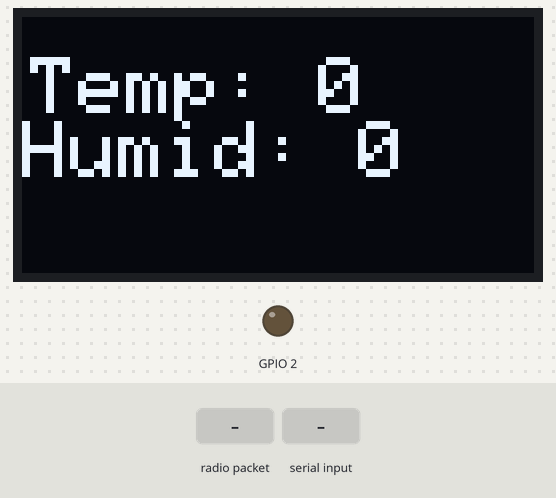
A sketch run on a simulated ESP32. Parts: 128×64 one-colour display, output pins drawn as LEDs (lit = HIGH). The inputs (shaded band) are chosen by the test bench. The display library's start-up logo is not drawn; what the sketch prints to the serial monitor is not drawn.

Above: at 7.6 s.
7.7 s: radio packet "1" arrives
9.2 s: "1\n" received over the second serial link
Timing chart, 0 to 12.2 s (numbered marks = the images above; inputs shaded):
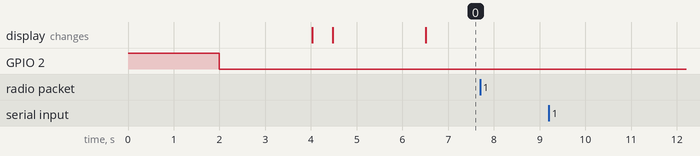

Measured:
- after the input at 7.7 s, every drawn part: stays the same
- after the input at 9.2 s, every drawn part: stays the same

The sketch:

Coordinator-ESP-copy.ino
```cpp
/*

  Coordinator ESP's Code.
  This ESP will recieve ESPNOW data from END Node ESP's and Serially trasnfers it to BLYNK ESP and vise versa.
  MAC Address of this ESP is Provided to ESD Node ESP.

    Developed by  Jay Joshi
    github.com/JayJoshi16

    Modified by Sachin Soni

    Developed for techiesms
    https://www.youtube.com/techiesms

    Modified by STM to work
    load this code onto ESPNOW board

*/

#include <esp_now.h>
#include <WiFi.h>
#include <SimpleTimer.h> //https://github.com/jfturcot/SimpleTimer
#include <ArduinoJson.h> //https://github.com/bblanchon/ArduinoJson
#include <SPI.h>
#include <Wire.h>                     // oled
#include <Adafruit_GFX.h>
#include <Adafruit_SSD1306.h>

// There must be one global SimpleTimer object.
// More SimpleTimer objects can be created and run,
// although there is little point in doing so.
SimpleTimer timer;


uint8_t broadcastAddress[] = {0xFF, 0xFF, 0xFF, 0xFF, 0xFF, 0xFF}; // Universal Broadcast address


StaticJsonDocument<256> doc_from_espnow; // JSON Doc for Receiving data from ESPNOW Devices
StaticJsonDocument<256> doc_to_espnow; // JSON Doc for Transmitting data to ESPNOW Devices

String recv_jsondata;               // recieved JSON string

int temperature = 0;
int humidity = 0;

// Hardware Serial 2
#define RXD2 16
#define TXD2 17

// OLED screen Configurations
#define SCREEN_WIDTH 128
#define SCREEN_HEIGHT 64
#define OLED_RESET -1       // Reset pin # (or -1 if sharing Arduino reset pin)
#define SCREEN_ADDRESS 0x3c ///< See datasheet for Address; 0x3D for 128x64, 0x3C for 128x32
Adafruit_SSD1306 display(SCREEN_WIDTH, SCREEN_HEIGHT, &Wire, OLED_RESET);


// ESPNOW Send Callback Function
void OnDataSent(const uint8_t *mac_addr, esp_now_send_status_t status)
{
  Serial.print("\r\nLast Packet Send Status:\t");
  Serial.println(status == ESP_NOW_SEND_SUCCESS ? "Delivery Success" : "Delivery Fail");
}

//ESPNOW Receive Callback Function
void OnDataRecv(const uint8_t * mac, const uint8_t *incomingData, int len)
{

  char* buff = (char*) incomingData;
  recv_jsondata = String(buff);
  Serial.print("Recieved from ESPNOW: "); Serial.println(recv_jsondata);
  DeserializationError error = deserializeJson(doc_from_espnow, recv_jsondata);
  if (!error) {
    Serial.print("Serilising to Serial2: ");
    Serial.println(recv_jsondata);
    temperature  = doc_from_espnow["v1"];                 // Storing Temperature Data
    humidity  = doc_from_espnow["v2"];                 // Storing Humidity Data
    serializeJson(doc_from_espnow, Serial2);            // Writing Data to Serial2
  }

  else
  {
    Serial.print(F("deserializeJson() failed: "));
    Serial.println(error.f_str());
    return;
  }

}

// Function that Displays tempreature on OLED
void displayText()
{
  display.clearDisplay();
  display.setTextSize(1);
  display.setTextColor(SSD1306_WHITE);
  display.setCursor(2, 10);
  display.print("Temperature :");
  display.println(temperature);
  display.print("Humidity :");
  display.println(humidity);
  display.display();
}

void setup() {

  //ONBOARD LED WILL GLOW IN CASE OF RESET
  pinMode(2, OUTPUT);
  digitalWrite(2, HIGH);
  delay(2000);
  digitalWrite(2, LOW);
  delay(2000);

  // Initialising UART Communication
  Serial.begin(115200);
  Serial2.begin(115200, SERIAL_8N1, RXD2, TXD2);

  // Initialising OLED (I2C) Communication
  if (!display.begin(SSD1306_SWITCHCAPVCC, SCREEN_ADDRESS))
  { // Address 0x3D for 128x64
    Serial.println(F("SSD1306 allocation failed"));
    for (;;);
  }
  delay(200);
  display.display();
  display.clearDisplay();
  delay(200);

  // Display Text
  display.setTextSize(1);
  display.setTextColor(WHITE);
  display.setCursor(0,28);
  display.println("Hello world!");
  display.display();
  delay(2000);
  display.clearDisplay();


  WiFi.mode(WIFI_STA);

  // Initialising ESPNOW Communication
  if (esp_now_init() != ESP_OK)
  {
    Serial.println("Error initializing ESP-NOW");
    return;
  }

  // Defining Callback Functions
  esp_now_register_recv_cb(OnDataRecv);
  esp_now_register_send_cb(OnDataSent);

  // Adding Peer Devices
  esp_now_peer_info_t peerInfo;
  memset(&peerInfo, 0, sizeof(peerInfo));
  for (int ii = 0; ii < 6; ++ii )
  {
    peerInfo.peer_addr[ii] = (uint8_t) broadcastAddress[ii];
  }
  peerInfo.channel = 0;
  peerInfo.encrypt = false;

  if (esp_now_add_peer(&peerInfo) != ESP_OK) {
    Serial.println("Failed to add peer");
    return;
  }

  timer.setTimeout(2000, displayText);                  // One Shot Timer to display data on OLED
}

void loop()
{
  display.clearDisplay();
  display.setTextSize(2);
  display.setTextColor(WHITE);
  display.setCursor(2, 10);
  display.print("Temp: ");
  display.println(temperature);
  display.print("Humid: ");
  display.println(humidity);
  display.display();

  if (Serial2.available())

  {
    // Recieving data (JSON) from BLYNK ESP
    String recv_str_jsondata = Serial2.readStringUntil('\n');

    //Serializing JSON
    serializeJson(doc_to_espnow, recv_str_jsondata);
    Serial.println(recv_str_jsondata);

    // Broadcasting data (JSON) via ESP-NOW
    esp_err_t result = esp_now_send(broadcastAddress, (uint8_t *) recv_str_jsondata.c_str(), sizeof(recv_str_jsondata) * recv_str_jsondata.length());


    if (result == ESP_OK)


    {
      Serial.println("Sent with success");


    }
    else
    {
      Serial.println(result);
    }
    delay(20);
  }
}
```
